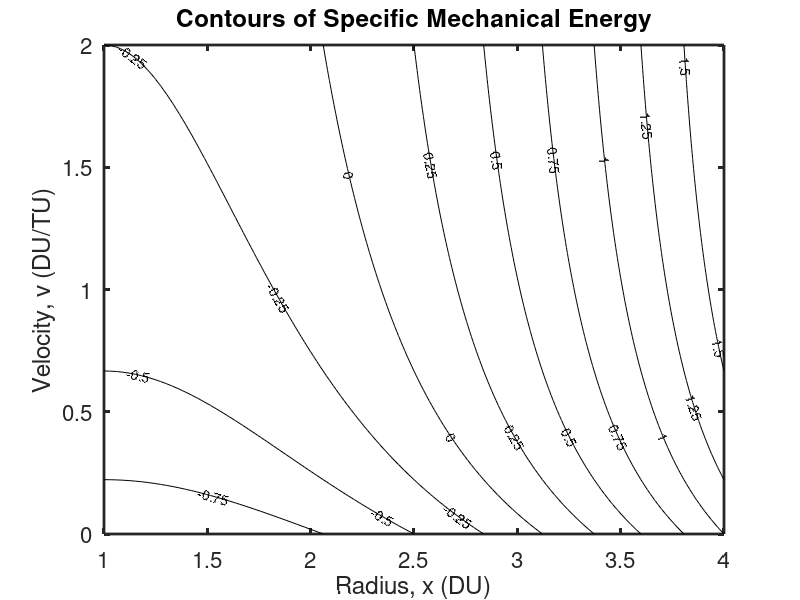

MATLAB code to generate this figure:
%This code has been slightly modified from the driver code
%for rv2E.m provided by Dr. Hall in a lecture video.

mu = 1.0;
Npoints = 100;

R = [1; 0; 0]; %R is in I direction
Rrange = linspace(1, 4, Npoints);
Vrange = linspace(0,2,Npoints);
Erange = zeros(length(Rrange),length(Vrange));

for j = 1:length(Rrange)
for k = 1:length(Vrange)
    Erange(j,k) = Vrange(k)^2/2 - mu/Rrange(j);
end
end
%,[-1:0.25:4]
% Plot energy contours
[X,V] = meshgrid(Rrange,Vrange);
[C1,handle1] = contour(X,V,Erange,[-1:0.25:4],'k-'); hold on
set(handle1,'ShowText','on')
xlabel('Radius, x (DU)','FontSize',16)
ylabel('Velocity, v (DU/TU)','FontSize',16)
title('Contours of Specific Mechanical Energy','FontSize',16)
set(gca,'FontSize',16,'LineWidth',2)